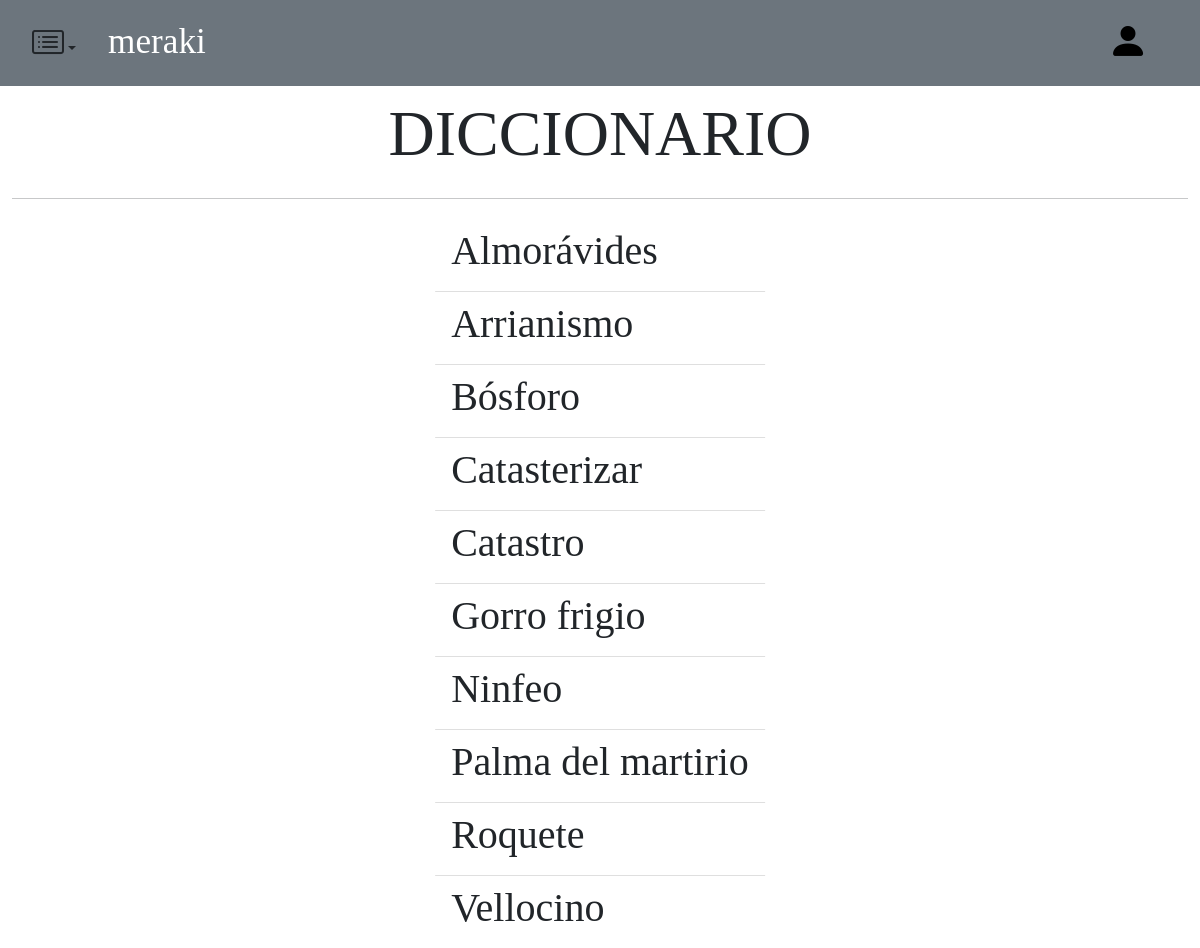
Page /vistas/diccionario.php on the committed database.
### tables this page shows
CREATE TABLE `diccionario` (
  `id` int(11) NOT NULL,
  `nombre` varchar(255) NOT NULL,
  `definicion` varchar(7000) NOT NULL
);

### models/diccionario.php (called while the page is built, shortened)
<?php
require_once "./../db/db.php";
class diccionario{
    function mostrarpalabra(){
        $db = new Database();
        $dbconection = $db->connect();
        $query = "select * from diccionario order by nombre asc";
        $resultado = $db->querySelect($dbconection, $query);
                return $resultado;
    }
}

### db/db.php (called while the page is built, shortened)
<?php
class Database{
    function querySelect($bbdd, $query){
        $consulta = $bbdd->query($query);
        return $consulta;
    }
}
?>

### vistas/diccionario.php (the view, shortened to what this page needs)
<?php
require_once "./../models/diccionario.php";
    $dic = new diccionario();
    $palabras = $dic->mostrarpalabra();
?>
<!DOCTYPE html>
<html lang="en">
<head>
    <link href="https://cdn.jsdelivr.net/npm/bootstrap@5.1.3/dist/css/bootstrap.min.css" rel="stylesheet">
    <link rel="stylesheet" href="https://cdn.jsdelivr.net/npm/bootstrap-icons@1.7.2/font/bootstrap-icons.css">
    <link rel="stylesheet" href="navbar.css">
</head>
<body style="font-family: 'Cinzel', serif;">
        <nav class="navbar navbar-expand-lg navbar-light bg-secondary mx-auto">
        <div class="container-fluid mx-4">
            <div class="row">
                <ul class=" col navbar-nav me-auto mb-2 mb-lg-0">
                    <li class=" nav-item dropdown"><a class="nav-link text-dark dropdown-toggle" href="#" id="navbarDropdown" role="button" data-bs-toggle="dropdown" aria-expanded="false"><i class="bi bi-card-list"  style="font-size: 2em;"></i></a>
                    </li>
                </ul>
                <a class="col navbar-brand text-white align-middle" style="font-size: 2.2em;"  href="index.php">meraki</a>
            </div>
            <div class="row">
                <p class="col p-3 align-middle" style="font-size: 1.5em;">
                ?></p>
              <a class="col navbar-brand text-black align-middle" href="login.php"><i class="bi bi-person-fill dropdown" style="font-size: 2em;"> </i> </a>
              </div>
    </nav>
       <div class="container-fluid position-relative">
        <div class="position-absolute top-0 start-50 translate-middle-x" style="font-size: 4em;"> DICCIONARIO</div>
        <br> <br> <br> <br>
        <hr>
           <div class="position-absolute mt-1 start-50 translate-middle-x">
            <ul class="list-group list-group-flush">
                    <?php
                        for($i = 0; $i<$palabras->num_rows;$i++){
                            $fila = $palabras->fetch_assoc();
                    ?>
                    <li id="<?php echo $fila['id'];?>" class="list-group-item" onclick="mostrarinfo('<?php echo $fila['definicion']?>')">
                    <h1>
                    <?php
                        echo $fila['nombre'];
                    ?>
                    </h1>
                    <?php
                    }
                    ?>
                </li>
              </ul>
           </div>
       </div>
</body>
</html>

### rows in the picture
diccionario: nombre "Almorávides"
diccionario: nombre "Arrianismo"
diccionario: nombre "Bósforo"
diccionario: nombre "Catasterizar"
diccionario: nombre "Catastro"
diccionario: nombre "Gorro frigio"
diccionario: nombre "Ninfeo"
diccionario: nombre "Palma del martirio"
diccionario: nombre "Roquete"
diccionario: nombre "Vellocino"
